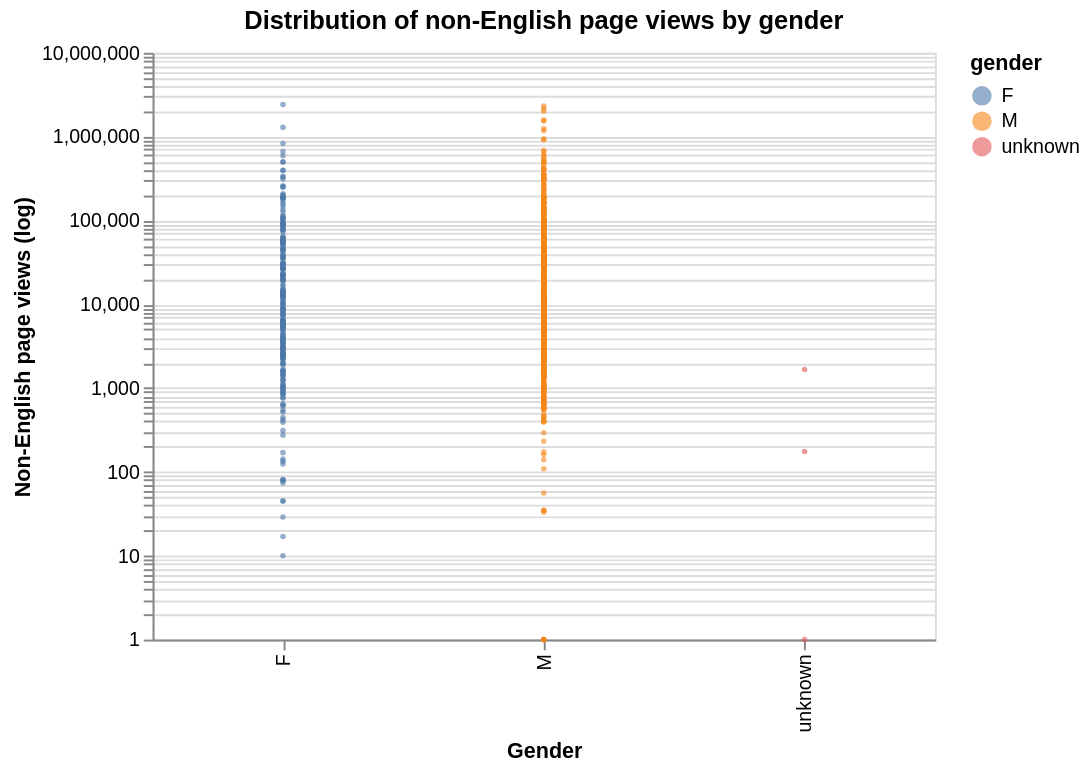

Write notebook code for a chart like this one.
### Markdown cell above
---

###График 5 — Strip Plot (Gender vs Non-en views)

### Code cell
sub = df[df['non_en_page_views'].notna() & df['gender'].notna()].sample(n=min(1000, len(df)), random_state=42)

alt.Chart(sub).mark_circle(size=8, opacity=0.6).encode(
    x=alt.X('gender', title='Gender'),
    y=alt.Y('non_en_page_views', scale=alt.Scale(type='log'), title='Non-English page views (log)'),
    color='gender',
    tooltip=['gender', 'non_en_page_views']
).properties(title='Distribution of non-English page views by gender', width=400)

### Figure 1 — Vega-Lite specification as saved in the notebook (floating-point values rounded to 4 significant figures; data arrays with more than 128 entries replaced by an {"elided": "..."} marker saying what was removed)
{"config": {"view": {"continuousWidth": 300, "continuousHeight": 300}}, "data": {"name": "data-9657e4a93bf3dce8bd0ee12ed871b5e9"}, "mark": {"type": "circle", "opacity": 0.6, "size": 8}, "encoding": {"color": {"field": "gender", "type": "nominal"}, "tooltip": [{"field": "gender", "type": "nominal"}, {"field": "non_en_page_views", "type": "quantitative"}], "x": {"field": "gender", "title": "Gender", "type": "nominal"}, "y": {"field": "non_en_page_views", "scale": {"type": "log"}, "title": "Non-English page views (log)", "type": "quantitative"}}, "title": "Distribution of non-English page views by gender", "width": 400, "$schema": "https://vega.github.io/schema/vega-lite/v5.20.1.json", "datasets": {"data-9657e4a93bf3dce8bd0ee12ed871b5e9": {"elided": "1000 records"}}}
